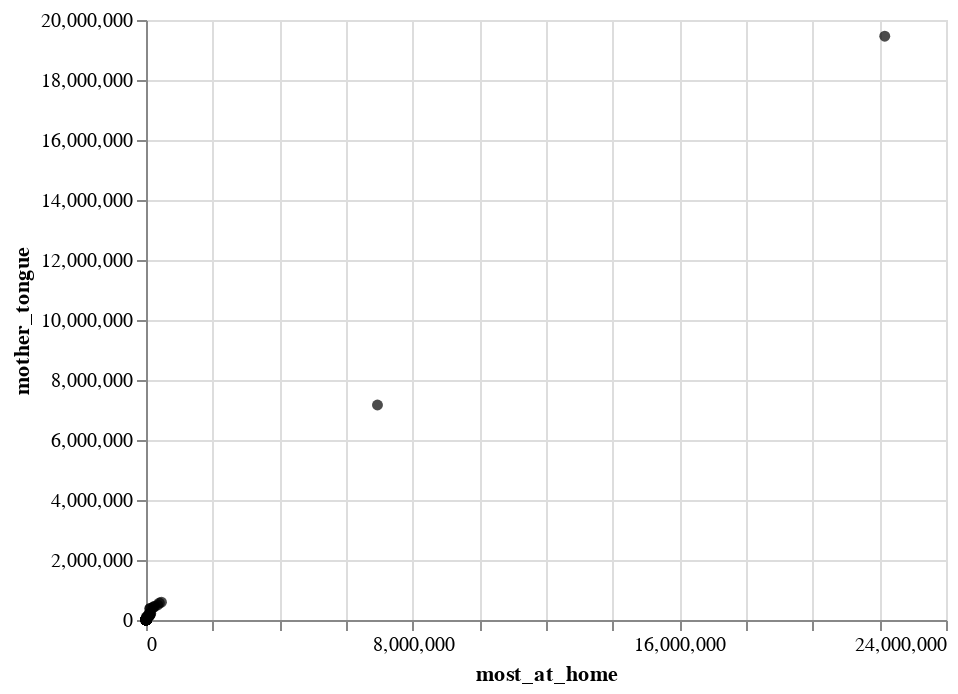

The code cell stored with this chart in its notebook:
### Code cell
alt.Chart(can_lang).mark_circle(color='black').encode(
    x = "most_at_home",
    y = "mother_tongue")

### Figure 1 — Vega-Lite specification as saved in the notebook (floating-point values rounded to 4 significant figures; data arrays with more than 128 entries replaced by an {"elided": "..."} marker saying what was removed)
{"config": {"view": {"continuousWidth": 400, "continuousHeight": 300}}, "data": {"name": "data-dcb20ba64ca1427efa64f993b8a66413"}, "mark": {"type": "circle", "color": "black"}, "encoding": {"x": {"field": "most_at_home", "type": "quantitative"}, "y": {"field": "mother_tongue", "type": "quantitative"}}, "$schema": "https://vega.github.io/schema/vega-lite/v4.17.0.json", "datasets": {"data-dcb20ba64ca1427efa64f993b8a66413": {"elided": "211 records"}}}
